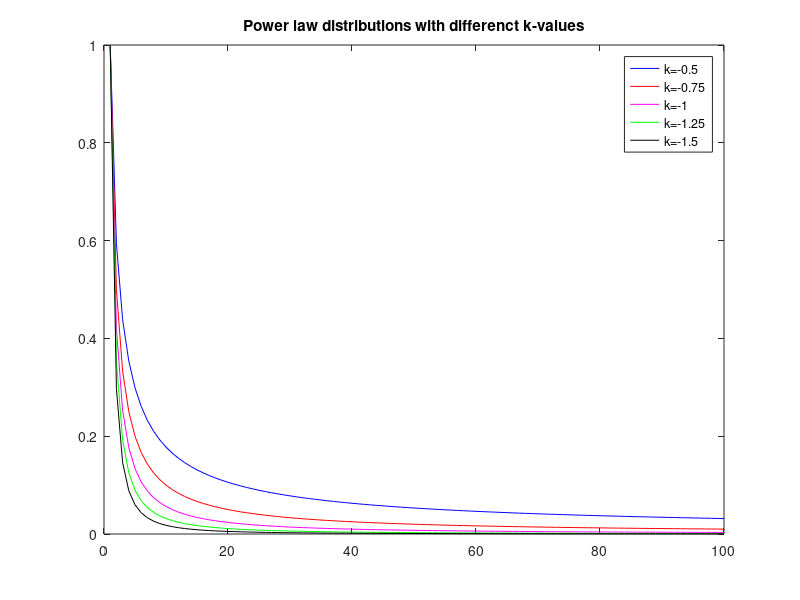
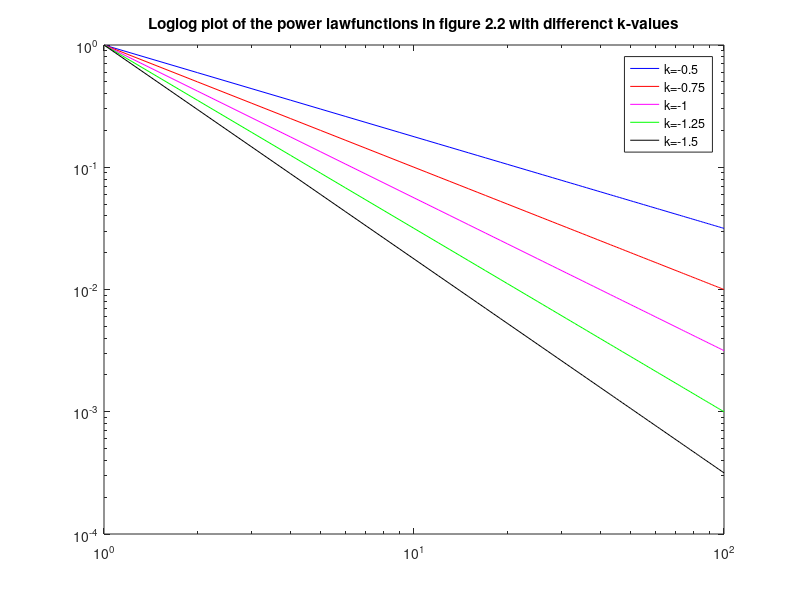

Write MATLAB code to recreate these figures, in order.
close all

%% arguments

x=[1:1:100]';

k1=-0.5;
k1=-0.75;
k2=-1;
k3=-1.25;
k4=-1.5;
k5=-1.75;

y1 = x.^k1;
y2 = x.^k2;
y3 = x.^k3;
y4 = x.^k4;
y5 = x.^k5;

%% figure 1

figure(1);
plot(y1, 'b')
hold on
plot(y2,'r')
hold on
plot(y3,'m')
hold on
plot(y4,'g')
hold on
plot(y5,'k')
hold on

title('Power law distributions with differenct k-values');
hleg1 = legend('k=-0.5','k=-0.75', 'k=-1','k=-1.25', 'k=-1.5', 'k=-1.75');

%% figure 2 - power law loglog plot
figure(2);
loglog(y1, 'b')
hold on
loglog(y2,'r')
hold on
loglog(y3,'m')
hold on
loglog(y4,'g')
hold on
loglog(y5,'k')
hold on

title('Loglog plot of the power lawfunctions in figure 2.2 with differenct k-values');
hleg1 = legend('k=-0.5','k=-0.75', 'k=-1','k=-1.25', 'k=-1.5', 'k=-1.75');
